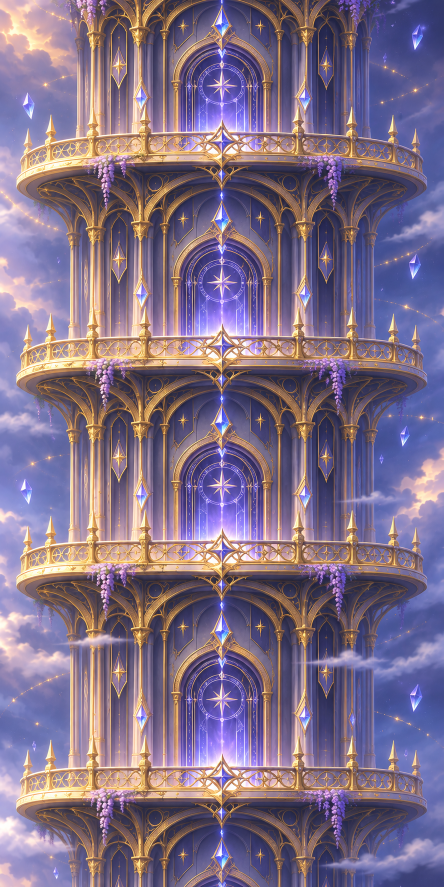
#> input picture assets/ui/tower-climb/loop-source.png, 887 x 1774 px, given in place of base-source.png, which was not available (shown at 1/2 size)
$ python export_tower_climb_art.py
#> lines starting #> are read from the running program, lines starting #| are printed output that depends on the picture
"""Tower climb background (user 2026-11-28, two generated images): warp-entrance base + repeating tier loop.

Sources (tracked, do not edit): assets/ui/tower-climb/base-source.png and loop-source.png (887 x 1774).
Runtime: public/ui/tower/climb-base.webp (887 x 1774) and climb-loop.webp (887 x 797, tiles top-to-bottom).

The raw loop did not tile (top and bottom edges differ, and its four tiers are spaced 398 / 399 / 448 px, 529 px
across the wrap). This script:
  1. matches the loop's colours to the base (per-channel mean / spread),
  2. cuts exactly two evenly spaced tiers (rows 128 … 925 = 797 px) and cross-fades 72 rows so it tiles,
  3. fades the base's top 150 rows into the loop so the join is invisible,
  4. rotates the loop so its bottom row continues straight into the base's top row: stack the loop above the base
     (bottom-aligned, repeat upward) and no offset maths is needed at runtime.
Balcony rails (source px from the top): base 327 / 712 / 1082 (floors 3 / 2 / 1), loop 327 / 725.
Those numbers live in src/app/pages/tower/tower-climb-art.ts. Needs Pillow and numpy. Re-run after replacing a source.
"""
import hashlib
import json
from pathlib import Path

import numpy as np
from PIL import Image

SRC, OUT = Path('assets/ui/tower-climb'), Path('public/ui/tower')
LOOP_START, PERIOD, SEAM_FADE = 128, 797, 72
BASE_FADE, PHASE = 150, 670  # base row 0 continues loop row PHASE (the base's first rail sits one tier below)


def main() -> None:
    OUT.mkdir(parents=True, exist_ok=True)
    base = np.asarray(Image.open(SRC / 'base-source.png').convert('RGB')).astype(float)
    raw = np.asarray(Image.open(SRC / 'loop-source.png').convert('RGB')).astype(float)

    ref = base[:1150]  # the tower part of the base (above the plaza)
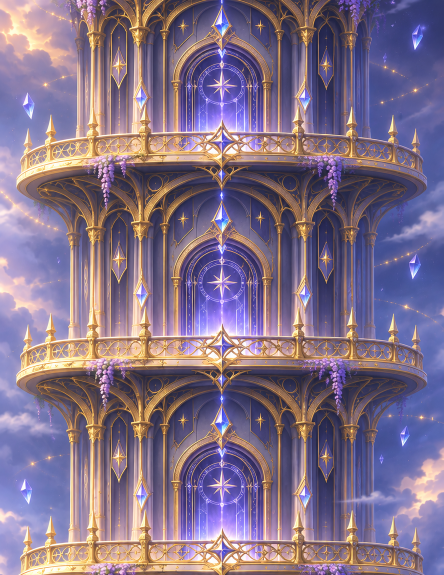
#> ref: shape (1150, 887, 3) float64 (shown at 1/2 size); mean R, G, B 130.4, 113, 137.1
    loop_src = raw.copy()
    for c in range(3):
        loop_src[..., c] = (raw[..., c] - raw[..., c].mean()) / raw[..., c].std() * ref[..., c].std() + ref[..., c].mean()
    loop_src = np.clip(loop_src, 0, 255)

    loop = loop_src[LOOP_START:LOOP_START + PERIOD].copy()
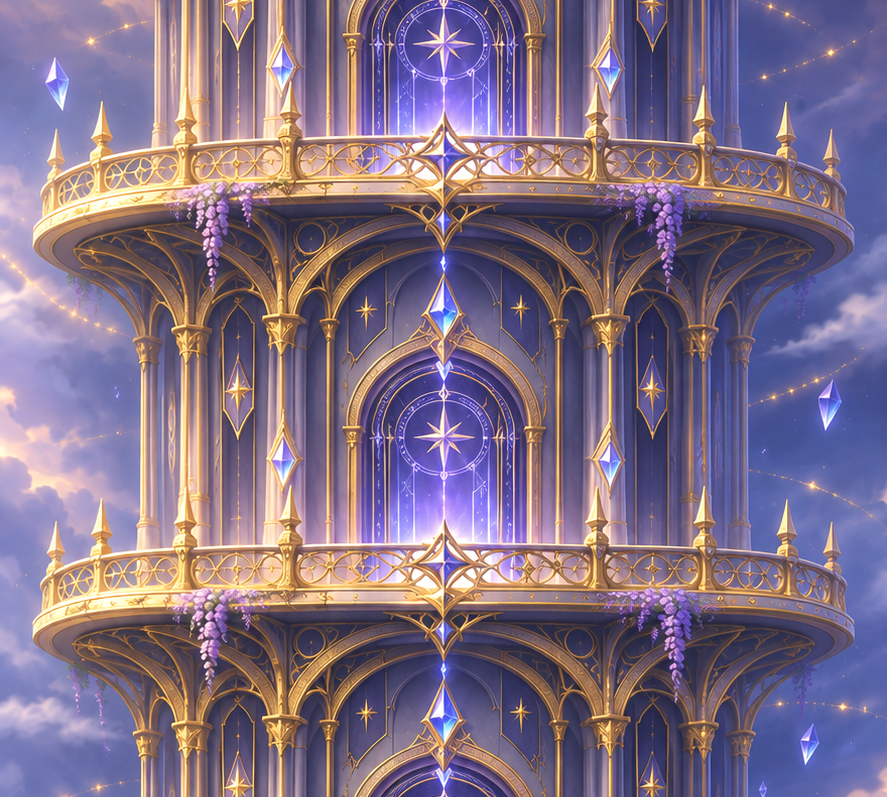
#> loop: shape (797, 887, 3) float64; mean R, G, B 128.6, 111.7, 135.3
    w = np.linspace(0, 1, SEAM_FADE)[:, None, None]
    loop[:SEAM_FADE] = loop_src[LOOP_START + PERIOD:LOOP_START + PERIOD + SEAM_FADE] * (1 - w) + loop_src[LOOP_START:LOOP_START + SEAM_FADE] * w
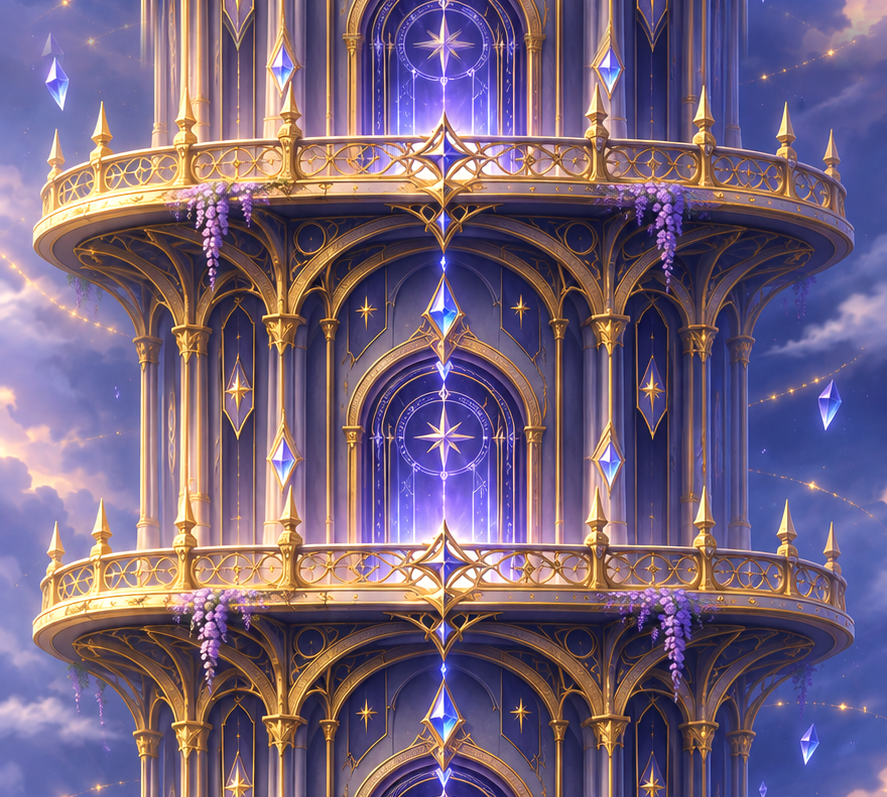
#> loop: shape (797, 887, 3) float64; mean R, G, B 128.9, 112, 135.7; drawn with min black and max white

    out_base = base.copy()
    for y in range(BASE_FADE):
        t = y / (BASE_FADE - 1)
        out_base[y] = loop[(PHASE + y) % PERIOD] * (1 - t) + base[y] * t
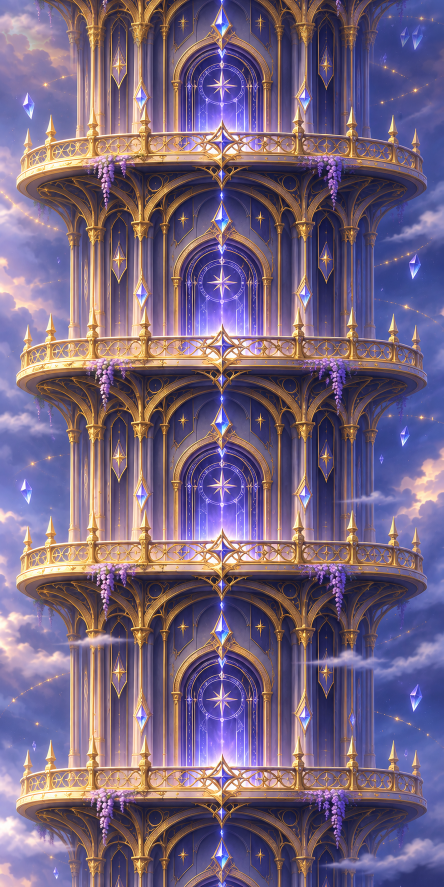
#> out_base: shape (1774, 887, 3) float64 (shown at 1/2 size); mean R, G, B 127.5, 111.1, 136.4; drawn with min black and max white

    rolled = np.roll(loop, -PHASE, axis=0)  # row 0 = loop row PHASE, last row = PHASE - 1 (sits right above the base)
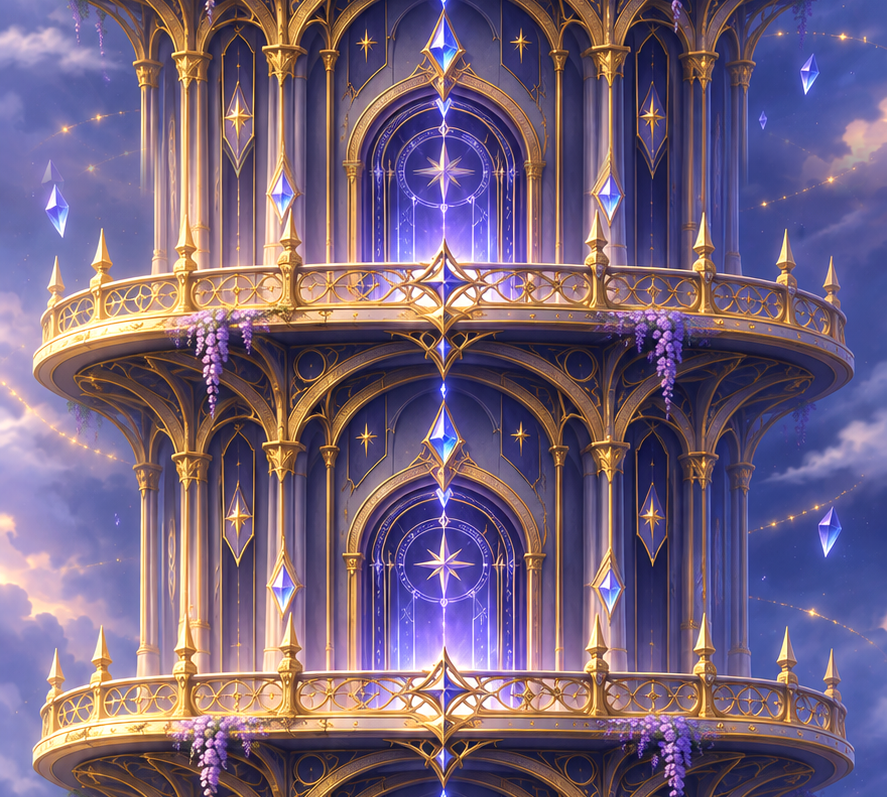
#> rolled: shape (797, 887, 3) float64; mean R, G, B 128.9, 112, 135.7; drawn with min black and max white

    Image.fromarray(out_base.astype('uint8')).save(OUT / 'climb-base.webp', quality=86, method=6)
    Image.fromarray(rolled.astype('uint8')).save(OUT / 'climb-loop.webp', quality=86, method=6)

    manifest = {p.name: {'sha256': hashlib.sha256(p.read_bytes()).hexdigest()} for p in sorted(SRC.glob('*-source.png'))}
    (SRC / 'manifest.json').write_text(json.dumps(manifest, indent=2) + '\n')
    for f in sorted(OUT.glob('climb-*.webp')):
        print(f'{f.name:18} {Image.open(f).size} {f.stat().st_size // 1024:4} KB')


if __name__ == '__main__':
    main()
